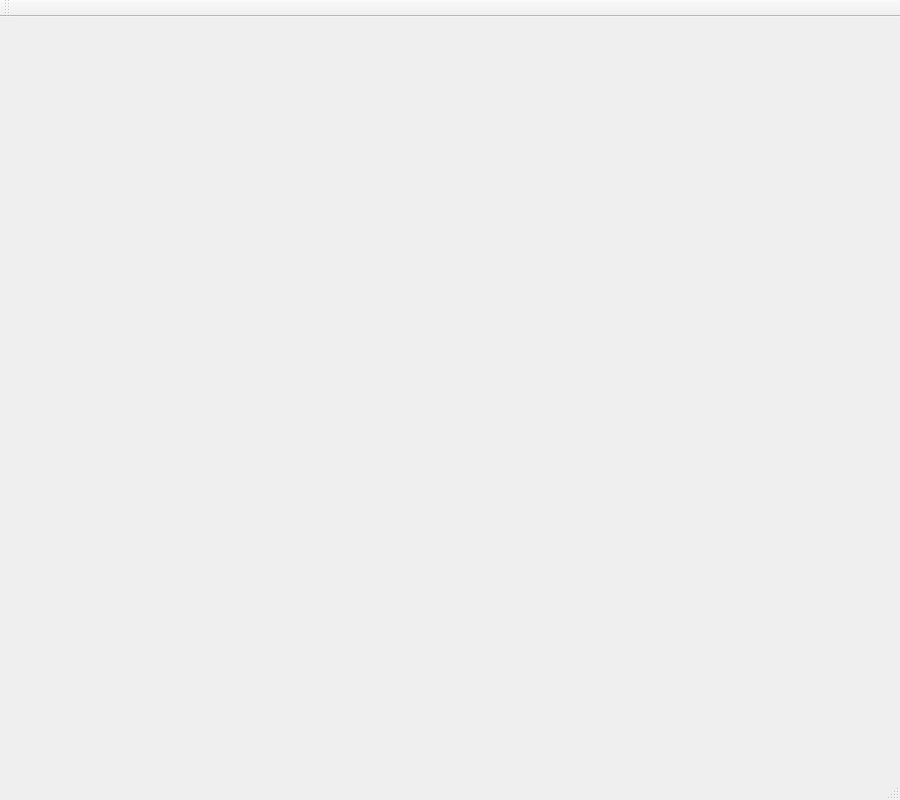
<?xml version="1.0" encoding="UTF-8"?>
<ui version="4.0">
 <class>MainWindow</class>
 <widget class="QMainWindow" name="MainWindow">
  <property name="geometry">
   <rect>
    <x>0</x>
    <y>0</y>
    <width>900</width>
    <height>800</height>
   </rect>
  </property>
  <property name="minimumSize">
   <size>
    <width>900</width>
    <height>800</height>
   </size>
  </property>
  <property name="maximumSize">
   <size>
    <width>900</width>
    <height>800</height>
   </size>
  </property>
  <property name="cursor">
   <cursorShape>CrossCursor</cursorShape>
  </property>
  <property name="mouseTracking">
   <bool>true</bool>
  </property>
  <property name="windowTitle">
   <string>MainWindow</string>
  </property>
  <widget class="QWidget" name="centralWidget">
   <layout class="QGridLayout" name="gridLayout">
    <item row="0" column="0">
     <widget class="Canvas" name="widget" native="true">
      <property name="mouseTracking">
       <bool>true</bool>
      </property>
     </widget>
    </item>
   </layout>
  </widget>
  <widget class="QMenuBar" name="menuBar">
   <property name="geometry">
    <rect>
     <x>0</x>
     <y>0</y>
     <width>900</width>
     <height>21</height>
    </rect>
   </property>
  </widget>
  <widget class="QToolBar" name="mainToolBar">
   <attribute name="toolBarArea">
    <enum>TopToolBarArea</enum>
   </attribute>
   <attribute name="toolBarBreak">
    <bool>false</bool>
   </attribute>
  </widget>
  <widget class="QStatusBar" name="statusBar"/>
 </widget>
 <layoutdefault spacing="6" margin="11"/>
 <customwidgets>
  <customwidget>
   <class>Canvas</class>
   <extends>QWidget</extends>
   <header location="global">canvas.h</header>
   <container>1</container>
  </customwidget>
 </customwidgets>
 <resources/>
 <connections/>
</ui>
